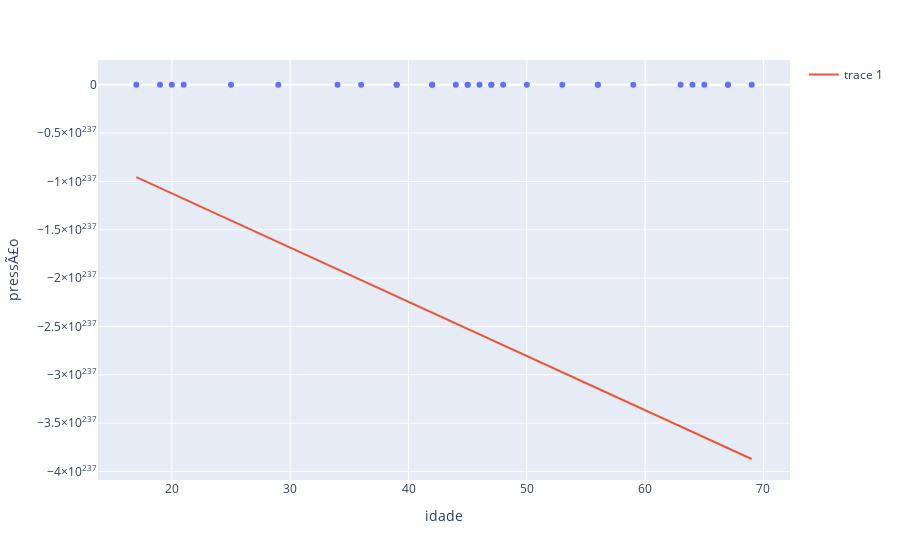

The cell this chart's notebook holds for it:
### Code cell
fig

### Figure 1 — Plotly figure (JSON) as saved in the notebook; plotly's stock layout.template omitted (floating-point values rounded to 4 significant figures)
{"data": [{"hovertemplate": "idade=%{x}<br>pressÃ£o=%{y}<extra></extra>", "legendgroup": "", "marker": {"color": "#636efa", "symbol": "circle"}, "mode": "markers", "name": "", "orientation": "v", "showlegend": false, "x": [39.0, 47.0, 45.0, 47.0, 65.0, 46.0, 67.0, 42.0, 67.0, 56.0, 64.0, 56.0, 59.0, 34.0, 42.0, 48.0, 45.0, 17.0, 20.0, 19.0, 36.0, 50.0, 39.0, 21.0, 44.0, 53.0, 63.0, 29.0, 25.0, 69.0], "xaxis": "x", "y": [144.0, 220.0, 138.0, 145.0, 162.0, 142.0, 170.0, 124.0, 158.0, 154.0, 162.0, 150.0, 140.0, 110.0, 128.0, 130.0, 135.0, 114.0, 116.0, 124.0, 136.0, 142.0, 120.0, 120.0, 160.0, 158.0, 144.0, 130.0, 125.0, 175.0], "yaxis": "y", "type": "scatter"}, {"x": [39.0, 47.0, 45.0, 47.0, 65.0, 46.0, 67.0, 42.0, 67.0, 56.0, 64.0, 56.0, 59.0, 34.0, 42.0, 48.0, 45.0, 17.0, 20.0, 19.0, 36.0, 50.0, 39.0, 21.0, 44.0, 53.0, 63.0, 29.0, 25.0, 69.0], "y": [-2.188e+237, -2.637e+237, -2.525e+237, -2.637e+237, -3.646e+237, -2.581e+237, -3.759e+237, -2.357e+237, -3.759e+237, -3.142e+237, -3.59e+237, -3.142e+237, -3.31e+237, -1.908e+237, -2.357e+237, -2.693e+237, -2.525e+237, -9.545e+236, -1.123e+237, -1.067e+237, -2.02e+237, -2.805e+237, -2.188e+237, -1.179e+237, -2.469e+237, -2.973e+237, -3.534e+237, -1.627e+237, -1.403e+237, -3.871e+237], "type": "scatter"}], "layout": {"xaxis": {"anchor": "y", "domain": [0.0, 1.0], "title": {"text": "idade"}}, "yaxis": {"anchor": "x", "domain": [0.0, 1.0], "title": {"text": "pressÃ£o"}}, "legend": {"tracegroupgap": 0}, "margin": {"t": 60}}}
